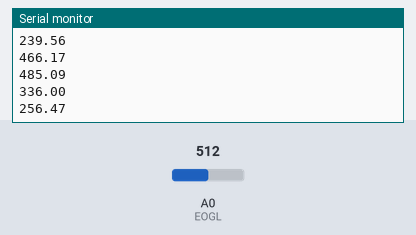
A sketch run on a simulated Arduino Uno, built with avr-gcc and run on an emulated ATmega328P. Parts: the last lines printed to the serial monitor. Inputs (shaded band) come from the test bench; at power-on: A0 (EOGL) = 512.

Above: at 1.2 s.
1.3 s: A0 (EOGL) set to 716
At 1.86 s:
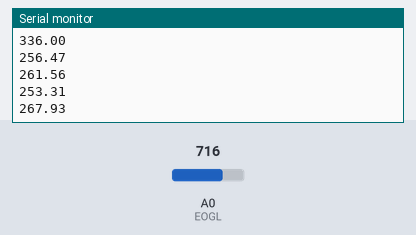
2.8 s: A0 (EOGL) set to 900
At 2.86 s:
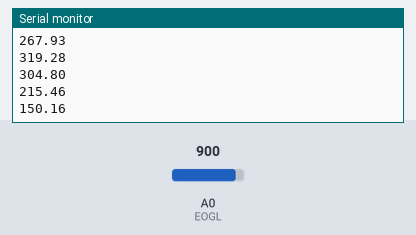
Timing chart, 0 to 5.8 s (numbered marks = the images above; inputs shaded):
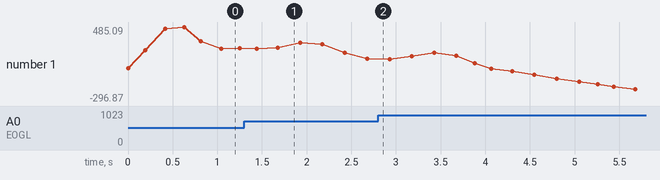

The sketch:

eog_prot_actuallyeog_amk.ino
```cpp
//#include <SoftwareSerial.h>
//#include <ArduinoExcel.h>

#define SAMPLE_RATE 30
#define BAUD_RATE 9600
#define EOGL A0
#define EOGR A5

int sensor_valueL = 0;
float signalL = 0.0;

void setup()
{
	Serial.begin(BAUD_RATE);
}

void loop()
{
	static unsigned long past = 0;
	unsigned long present = micros();
	unsigned long interval = present - past;
	past = present;

	static long timer = 0;
	timer -= interval;

	if(timer < 0){
		timer += 1000000 / SAMPLE_RATE;

		sensor_valueL = analogRead(EOGL);
		signalL = EOGFilter(sensor_valueL);
		Serial.println(signalL);
    //Serial.print(",");

    //float sensor_valueR = analogRead(EOGR);
		//float signalR = EOGFilter(sensor_valueR);
		//Serial.println(signalR);

    }

    //alert
}

float EOGFilter(float input)
{
  float output = input;
  {
    static float z1, z2; // filter section state
    float x = output - 0.02977423*z1 - 0.04296318*z2;
    output = 0.09797471*x + 0.19594942*z1 + 0.09797471*z2;
    z2 = z1;
    z1 = x;
  }
  {
    static float z1, z2; // filter section state
    float x = output - 0.08383952*z1 - 0.46067709*z2;
    output = 1.00000000*x + 2.00000000*z1 + 1.00000000*z2;
    z2 = z1;
    z1 = x;
  }
  {
    static float z1, z2; // filter section state
    float x = output - -1.92167271*z1 - 0.92347975*z2;
    output = 1.00000000*x + -2.00000000*z1 + 1.00000000*z2;
    z2 = z1;
    z1 = x;
  }
  {
    static float z1, z2; // filter section state
    float x = output - -1.96758891*z1 - 0.96933514*z2;
    output = 1.00000000*x + -2.00000000*z1 + 1.00000000*z2;
    z2 = z1;
    z1 = x;
  }

  return output;
}
```

Measured:
- after the input at 1.3 s, the serial monitor: prints a new line after 0.14 s (image 1)
- plotted number 1: 261.56 → 150.16 after the input at 1.3 s, 150.16 → -270.82 after the input at 2.8 s
